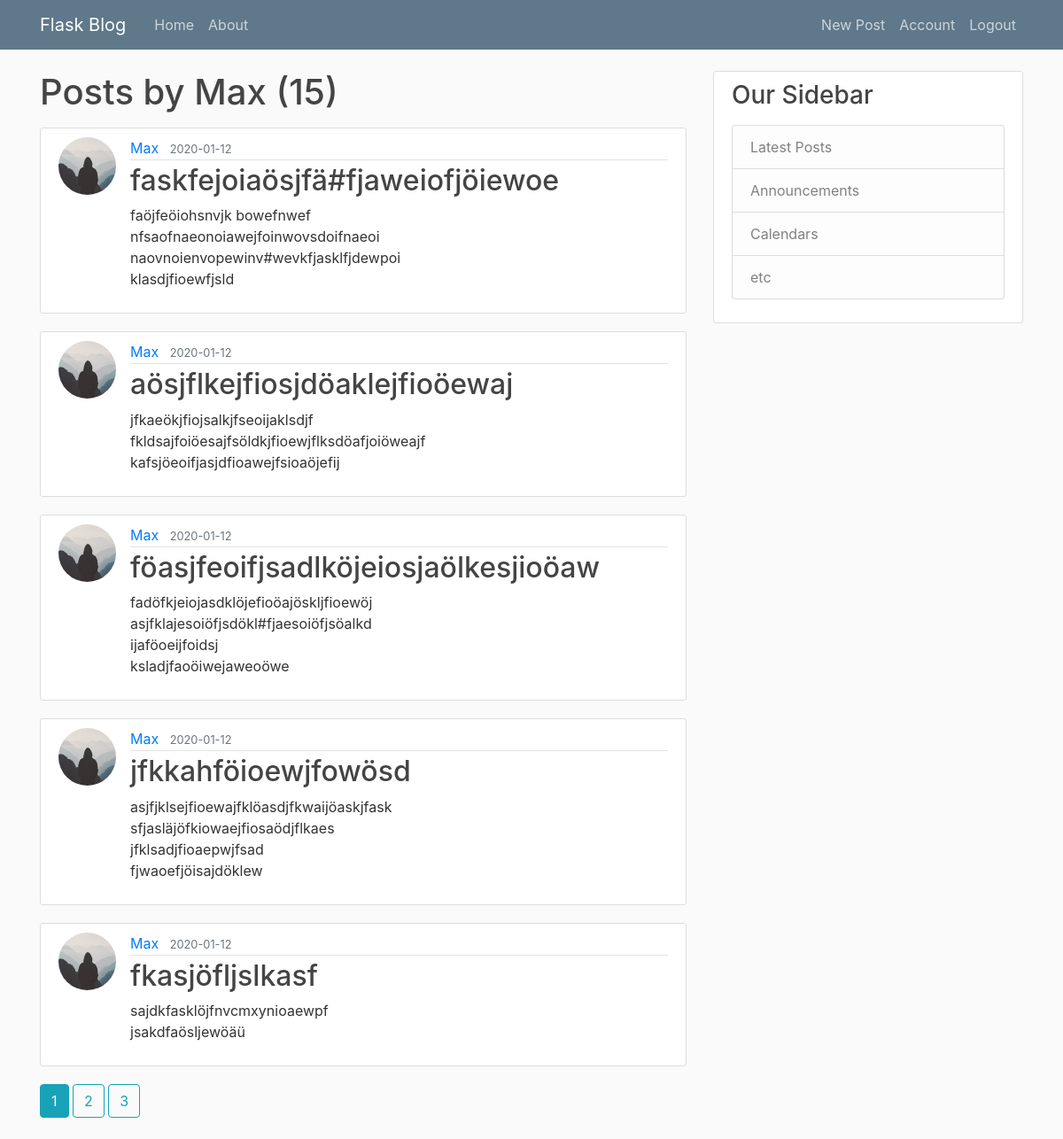
The page /user/Max (signed in) on the database its author committed.
### flaskblog/models.py (models this page shows, shortened)
class User(db.Model, UserMixin): # 'db.Model' creates the SQLAlchemy Model; UserMixin is important for flask_login to make the login system work (UserMixin provides funcions like 'is_authenticated' for flask_login)
    id = db.Column(db.Integer, primary_key=True) # 'primary_key' provides a unique id for each column
    username = db.Column(db.String(20), unique=True, nullable=False) # 'unique' makes sure that the username is only one time stored in the database; 'nullable' ensures that the entry is not null
    email = db.Column(db.String(120), unique=True, nullable=False)
    image_file = db.Column(db.String(20), nullable=False, default='default.jpg') # 'default' sets a default entry if nothing was submitted in the form
    password = db.Column(db.String(60), nullable=False)
    posts = db.relationship('Post', backref='author', lazy=True) # relationship with another model (in this case 'Post'; 'Post' need to be spelled like the class); 'backref' creates a kind of column in the related model; 'lazy' ensures that the related data only gets loaded when needed

class Post(db.Model):
    id = db.Column(db.Integer, primary_key=True)
    title = db.Column(db.String(100), nullable=False)
    date_posted = db.Column(db.DateTime, nullable=False, default=datetime.utcnow)
    content = db.Column(db.Text, nullable=False)
    user_id = db.Column(db.Integer, db.ForeignKey('user.id'), nullable=False) # ForeignKey creates a relationship to the user id who has written the post; ForeignKey needs to be written lowercase because it uses the tablename (in the SQLite database) and not the classname of the model

### flaskblog/routes.py (the view)
@app.route('/user/<string:username>')
def user_posts(username):
    page = request.args.get('page', 1, type=int)
    user = User.query.filter_by(username=username).first_or_404()
    posts = Post.query.filter_by(author=user)\
        .order_by(Post.date_posted.desc())\
        .paginate(page=page, per_page=5)
    return render_template('user_posts.html', title='User', posts=posts, user=user)

### flaskblog/models.py (called while the page is built)
@login_manager.user_loader
def load_user(user_id):
    return User.query.get(int(user_id))

### flaskblog/templates/user_posts.html
{% extends "layout.html" %}
{% block content %}
    <h1 class="mb-3">Posts by {{ user.username }} ({{ posts.total }})</h1>
    {% for post in posts.items %}
        <article class="media content-section">
        <img class="rounded-circle article-img" src="{{ url_for('static', filename='profile_pics/' + post.author.image_file) }}">
        <div class="media-body">
            <div class="article-metadata">
            <a class="mr-2" href="{{ url_for('user_posts', username=post.author.username) }}">{{ post.author.username }}</a>
            <small class="text-muted">{{ post.date_posted.strftime('%Y-%m-%d') }}</small>
            </div>
            <h2><a class="article-title" href="{{ url_for('post', post_id=post.id) }}">{{ post.title }}</a></h2>
            <p class="article-content">{{ post.content }}</p>
        </div>
        </article>
    {% endfor %}
    {% for page_num in posts.iter_pages(left_edge=1, right_edge=1, left_current=1, right_current=2) %}
    {% if page_num %}
        {% if posts.page == page_num %}
        <a class="btn btn-info mb-4" href="{{ url_for('user_posts', username=user.username, page=page_num) }}">{{ page_num }}</a>
        {% else %}
        <a class="btn btn-outline-info mb-4" href="{{ url_for('user_posts', username=user.username, page=page_num) }}">{{ page_num }}</a>
        {% endif %}
    {% else %}
        ...
    {% endif %}
    {% endfor %}
{% endblock content %}

### flaskblog/static/css/main.css (style rules this page uses)
body { background: #fafafa; color: #333333; margin-top: 5rem; }
h1, h2, h3, h4, h5, h6 { color: #444444; }
.content-section { background: #ffffff; padding: 10px 20px; border: 1px solid #dddddd; border-radius: 3px; margin-bottom: 20px; }
.article-title { color: #444444; }
.article-content { white-space: pre-line; }
.article-img { height: 65px; width: 65px; margin-right: 16px; }
.article-metadata { padding-bottom: 1px; margin-bottom: 4px; border-bottom: 1px solid #e3e3e3 }

### rows shown on the page
User: username "Max"
Post: image_file (placeholder picture), author.username "Max", date_posted "2020-01-12", title "faskfejoiaösjfä#fjaweiofjöiewoe", content "faöjfeöiohsnvjk bowefnwef nfsaofnaeonoiawejfoinwovsdoifnaeoi naovnoienvopewinv#wevkfjasklfjdewpoi klasdjfioewfjsld"
Post: image_file (placeholder picture), author.username "Max", date_posted "2020-01-12", title "aösjflkejfiosjdöaklejfioöewaj", content "jfkaeökjfiojsalkjfseoijaklsdjf fkldsajfoiöesajfsöldkjfioewjflksdöafjoiöweajf kafsjöeoifjasjdfioawejfsioaöjefij"
Post: image_file (placeholder picture), author.username "Max", date_posted "2020-01-12", title "föasjfeoifjsadlköjeiosjaölkesjioöaw", content "fadöfkjeiojasdklöjefioöajöskljfioewöj asjfklajesoiöfjsdökl#fjaesoiöfjsöalkd ijaföoeijfoidsj ksladjfaoöiwejaweoöwe"
Post: image_file (placeholder picture), author.username "Max", date_posted "2020-01-12", title "jfkkahföioewjfowösd", content "asjfjklsejfioewajfklöasdjfkwaijöaskjfask sfjasläjöfkiowaejfiosaödjflkaes jfklsadjfioaepwjfsad fjwaoefjöisajdöklew"
Post: image_file (placeholder picture), author.username "Max", date_posted "2020-01-12", title "fkasjöfljslkasf", content "sajdkfasklöjfnvcmxynioaewpf jsakdfaösljewöäü"

### other values the page prints
{{ posts.total }} "15"
{{ page_num }} "1"
{{ page_num }} "2" "3"
